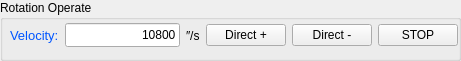
   <widget class="QGroupBox" name="groupBox_19">
    <property name="geometry">
     <rect>
      <x>10</x>
      <y>370</y>
      <width>461</width>
      <height>61</height>
     </rect>
    </property>
    <property name="title">
     <string>Rotation Operate</string>
    </property>
    <widget class="QWidget" name="horizontalLayoutWidget_5">
     <property name="geometry">
      <rect>
       <x>10</x>
       <y>20</y>
       <width>448</width>
       <height>31</height>
      </rect>
     </property>
     <layout class="QHBoxLayout" name="horizontalLayout_8">
      <item>
       <widget class="QLabel" name="label_46">
        <property name="text">
         <string>&lt;!DOCTYPE HTML PUBLIC &quot;-//W3C//DTD HTML 4.0//EN&quot; &quot;http://www.w3.org/TR/REC-html40/strict.dtd&quot;&gt;
&lt;html&gt;&lt;head&gt;&lt;meta name=&quot;qrichtext&quot; content=&quot;1&quot; /&gt;&lt;style type=&quot;text/css&quot;&gt;
p, li { white-space: pre-wrap; }
&lt;/style&gt;&lt;/head&gt;&lt;body style=&quot; font-family:'Sans Serif'; font-size:10pt; font-weight:400; font-style:normal;&quot;&gt;
&lt;p style=&quot; margin-top:0px; margin-bottom:0px; margin-left:0px; margin-right:0px; -qt-block-indent:0; text-indent:0px;&quot;&gt;&lt;span style=&quot; color:#0055ff;&quot;&gt;Velocity:&lt;/span&gt;&lt;/p&gt;&lt;/body&gt;&lt;/html&gt;</string>
        </property>
       </widget>
      </item>
      <item>
       <widget class="QLineEdit" name="lineEdit_m3_set_rot_vel">
        <property name="minimumSize">
         <size>
          <width>70</width>
          <height>24</height>
         </size>
        </property>
        <property name="cursor">
         <cursorShape>ArrowCursor</cursorShape>
        </property>
        <property name="text">
         <string>10800</string>
        </property>
        <property name="alignment">
         <set>Qt::AlignRight|Qt::AlignTrailing|Qt::AlignVCenter</set>
        </property>
        <property name="readOnly">
         <bool>false</bool>
        </property>
       </widget>
      </item>
      <item>
       <widget class="QLabel" name="label_47">
        <property name="text">
         <string>″/s</string>
        </property>
       </widget>
      </item>
      <item>
       <widget class="QPushButton" name="pushButton_m3_rot_go_P">
        <property name="text">
         <string>Direct +</string>
        </property>
       </widget>
      </item>
      <item>
       <widget class="QPushButton" name="pushButton_m3_rot_go_N">
        <property name="text">
         <string>Direct -</string>
        </property>
       </widget>
      </item>
      <item>
       <widget class="QPushButton" name="pushButton_m3_rot_stop">
        <property name="text">
         <string>STOP</string>
        </property>
       </widget>
      </item>
     </layout>
    </widget>
   </widget>
